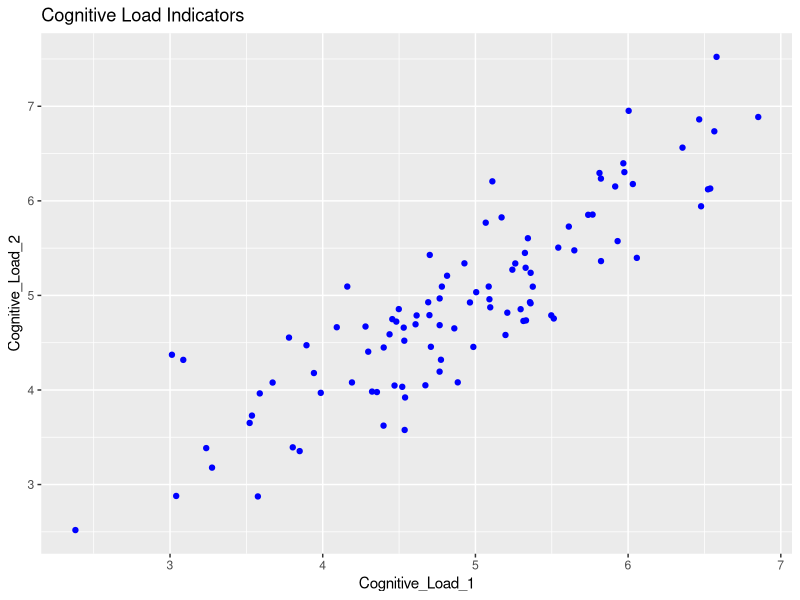
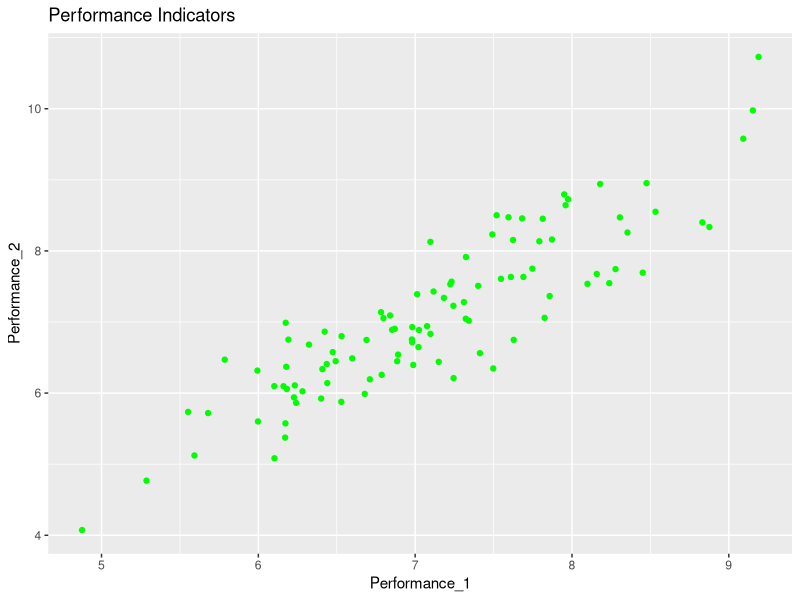
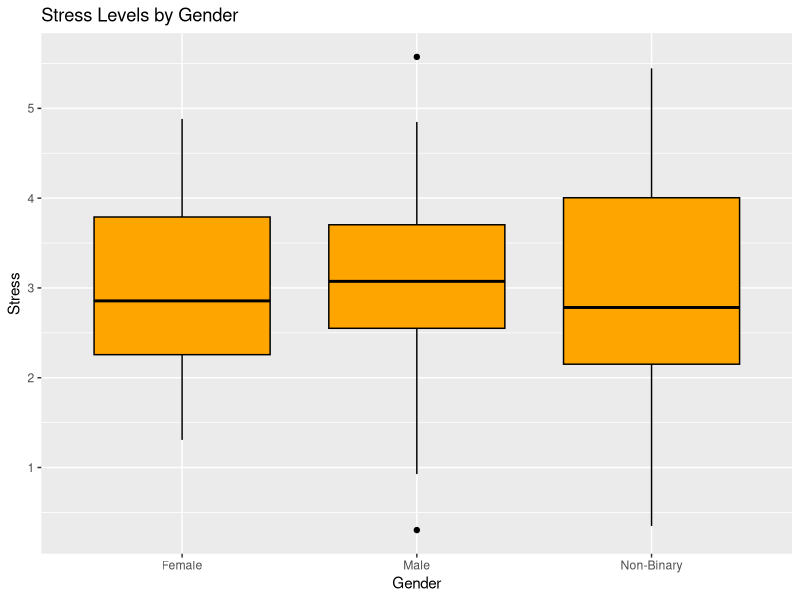

The R source for these figures, in order: (Note: this script raises an error after producing the figures.)
## ---- chunk 1
knitr::opts_chunk$set(echo = TRUE)
## ---- chunk 2
# Load necessary libraries
library(tidyverse)

# Load the SEM dataset (assuming it's in the same folder as this Rmd file)
data <- read.csv("sem_data.csv")

# Quick look at the data
head(data)
summary(data)
## ---- chunk 3
# Scatterplot of Cognitive Load indicators
ggplot(data, aes(x = Cognitive_Load_1, y = Cognitive_Load_2)) +
  geom_point(color = "blue") +
  labs(title = "Cognitive Load Indicators", x = "Cognitive_Load_1", y = "Cognitive_Load_2")

# Scatterplot of Performance indicators
ggplot(data, aes(x = Performance_1, y = Performance_2)) +
  geom_point(color = "green") +
  labs(title = "Performance Indicators", x = "Performance_1", y = "Performance_2")

# Boxplot of Stress by Gender
ggplot(data, aes(x = Gender, y = Stress)) +
  geom_boxplot(fill = "orange", color = "black") +
  labs(title = "Stress Levels by Gender", x = "Gender", y = "Stress")
## ---- chunk 4
# Select only the observed indicators for SEM
sem_data <- data %>%
  select(Cognitive_Load_1, Cognitive_Load_2, Cognitive_Load_3, Performance_1, Performance_2, Performance_3)

# Check the structure of the SEM data
summary(sem_data)
## ---- chunk 5
# Load SEM library
library(lavaan)

# Define the SEM model
sem_model <- '
  # Latent variables
  Cognitive_Load =~ Cognitive_Load_1 + Cognitive_Load_2 + Cognitive_Load_3
  Performance =~ Performance_1 + Performance_2 + Performance_3
'

# Fit the SEM model
sem_fit <- sem(sem_model, data = sem_data)

# Summary of the SEM model
summary(sem_fit, fit.measures = TRUE, standardized = TRUE)
## ---- chunk 6
# Display fit measures
fit_measures <- fitMeasures(sem_fit)
print(fit_measures)

# Extract standardized estimates
std_estimates <- standardizedSolution(sem_fit)
print(std_estimates)
